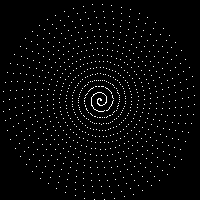

Write Python code to recreate this figure.
#!/usr/bin/env python
from numpy import arange
from math import pi, sin, cos
from utils import Window


def rasterize_parametric(win, f, (t0, tf), dt):
    for t in arange(t0, tf, dt):
        fx, fy = f(t)
        px, py = win.to_screen(fx, fy)
        if win.in_screen(px, py):
            win.pix[px, py] = 1


if __name__ == '__main__':
    win = Window(200, 200, (-100, 100), (-100, 100))
    #im = rasterize_parametric(win, lambda t: (t * sin(t), t * cos(t)), (0, 100), 0.1)
    rasterize_parametric(win, lambda t: (t * cos(t), t * sin(t)), (0, 100), 0.1)
    win.image.save("q2a.png")
